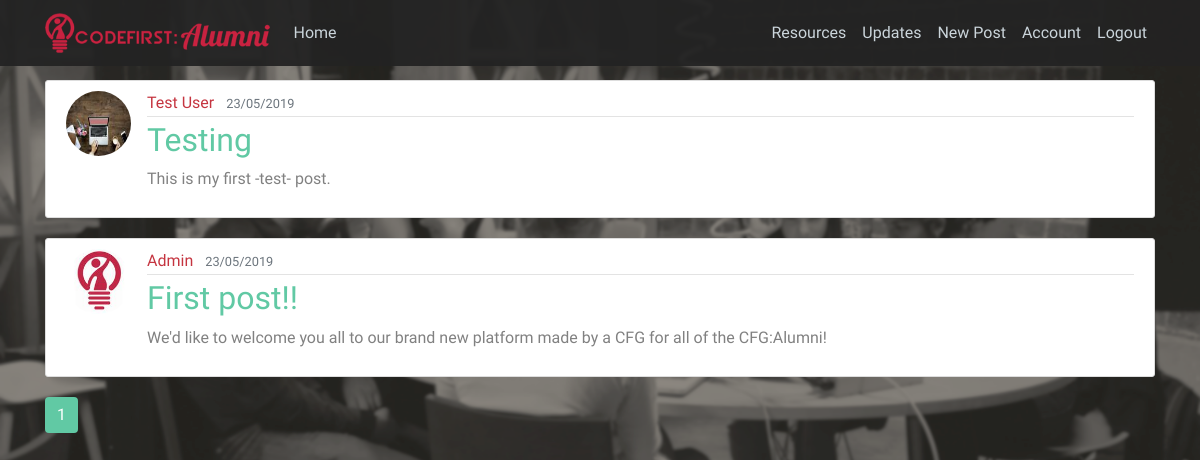
The page /home (signed in) on the database as committed earlier.
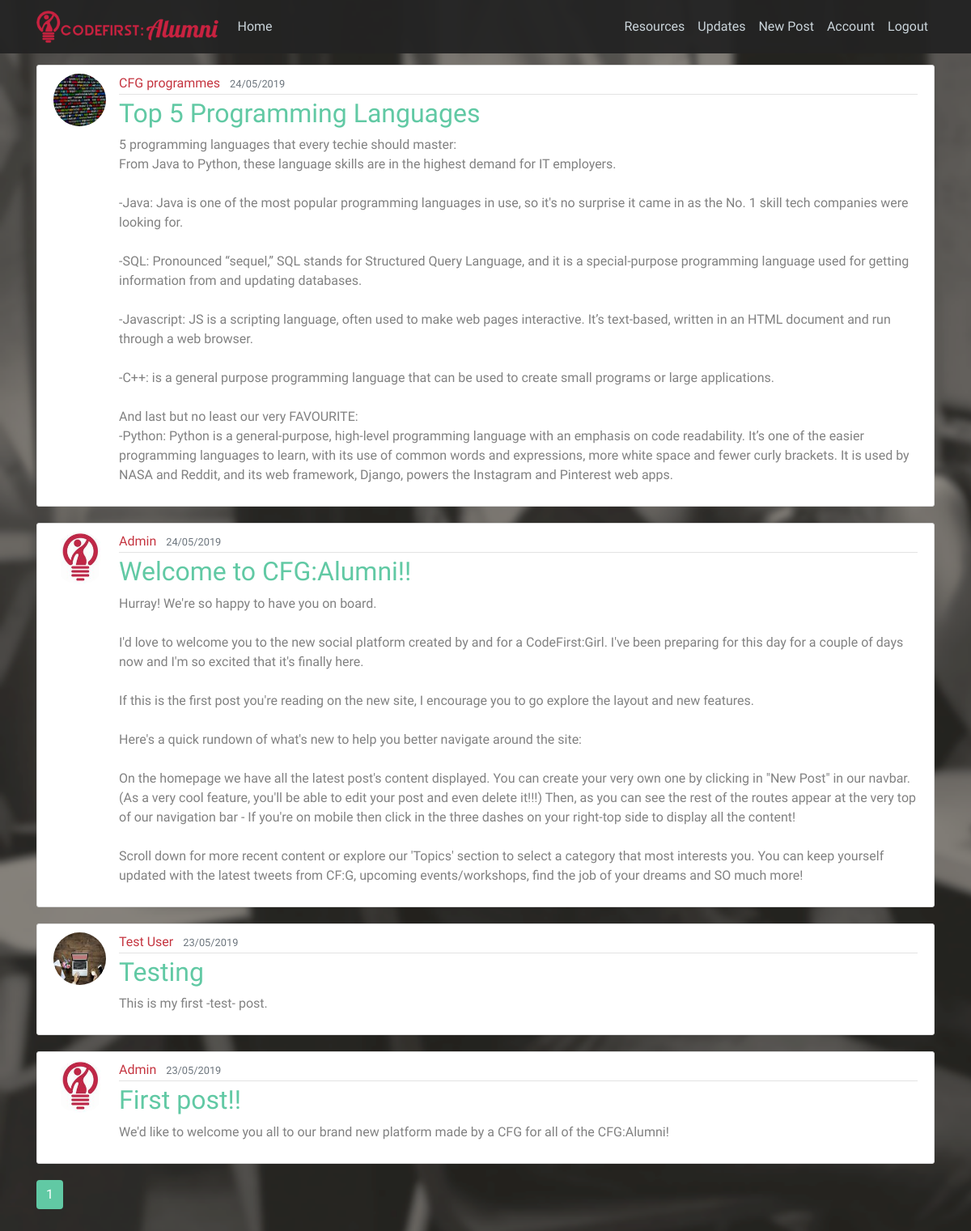
The same page on the database as committed later.
### project/models.py (models this page shows, shortened)
class Post(db.Model):
    id = db.Column(db.Integer, primary_key=True)
    title = db.Column(db.String(100), nullable=False)
    date_posted = db.Column(db.DateTime, nullable=False, default=datetime.utcnow) #coordinated universal time
    content = db.Column(db.Text, nullable=False)
    user_id = db.Column(db.Integer, db.ForeignKey('user.id'), nullable=False)#relationship to our user model

class User(db.Model, UserMixin):
    id = db.Column(db.Integer, primary_key=True) #unique id for an user
    username = db.Column(db.String(20), unique=True, nullable=False)
    email = db.Column(db.String(120), unique=True, nullable=False)
    image_file = db.Column(db.String(20), nullable=False, default='default.jpg') #default image
    password = db.Column(db.String(60), nullable=False) #not unique because users can have the same password
    posts = db.relationship('Post', backref='author', lazy=True) # lazy=True loads the data from the db when necessary

### project/routes.py (the view)
@app.route("/home")
@login_required
def home():
    page = request.args.get('page', 1, type=int) #default page
    posts = Post.query.order_by(Post.date_posted.desc()).paginate(page=page, per_page=5) #To grab all the posts from our db and put them in our home page
    return render_template("home.html", posts=posts)#access our data in our template

### project/models.py (called while the page is built)
@login_manager.user_loader
def load_user(user_id):
    return User.query.get(int(user_id))

### project/templates/home.html (shortened to what this page needs)
{% extends "layout.html" %}
{% block content %}
    {% for post in posts.items %}
        <article class="media content-section">
          <img class="rounded-circle article-img" src="{{ url_for('static', filename='profile_pics/') + post.author.image_file }}">
          <div class="media-body">
            <div class="article-metadata">
              <a class="mr-2" href="{{ url_for('user_posts', username=post.author.username) }}">{{ post.author.username }}</a>
              <small class="text-muted">{{ post.date_posted.strftime('%d/%m/%Y') }}</small>
            </div>
            <h2><a class="article-title" href="{{ url_for('post', post_id=post.id) }}">{{ post.title }}</a></h2>
            <p class="article-content">{{ post.content }}</p>
          </div>
        </article>
    {% endfor %}
    {% for page_num in posts.iter_pages(left_edge=1, right_edge=1, left_current=1, right_current=2) %}
     {% if page_num %}
       {% if posts.page == page_num %}
         <a class="btn btn-info mb-4" href="{{ url_for('home', page=page_num) }}">{{ page_num }}</a>
       {% else %}
         <a class="btn btn-outline-info mb-4" href="{{ url_for('home', page=page_num) }}">{{ page_num }}</a>
       {% endif %}
     {% else %}
       ...
     {% endif %}
    {% endfor %}
  <br><br>
{% endblock content %}

### project/templates/layout.html (shortened to what this page needs)
<!DOCTYPE html>
<html>
<head>
    <link rel="stylesheet" media="screen" href="{{ url_for('static', filename='css/bootstrap.min.css') }}">
    <link rel="stylesheet" type="text/css" href="{{ url_for('static', filename='css/main.css') }}">
</head>
<body>
    <header class="site-header">
      <nav class="navbar navbar-expand-md navbar-dark fixed-top">
        <div class="container">
          <a class="navbar-brand" href="/">
            <img alt="CF:G" src="{{ url_for('static', filename='images/small-logo.png') }}" height="40"/>
          </a>
          <div class="collapse navbar-collapse" id="navbarToggle">
            <div class="navbar-nav mr-auto">
              <a class="nav-item nav-link" href="/home">Home</a>
            </div>
            <div class="navbar-nav">
                <a class="nav-item nav-link" href="/resources">Resources</a>
                <a class="nav-item nav-link" href="/updates">Updates</a>
              {% if current_user.is_authenticated %}
                <a class="nav-item nav-link" href="{{ url_for('new_post') }}">New Post</a>
                <a class="nav-item nav-link" href="{{ url_for('account') }}">Account</a>
                <a class="nav-item nav-link" href="{{ url_for('logout') }}">Logout</a>
              {% else %}
                <a class="nav-item nav-link" href="{{ url_for('login') }}">Login</a>
                <a class="nav-item nav-link" href="{{ url_for('register') }}">Register</a>
              {% endif %}
            </div>
          </div>
        </div>
      </nav>
    </header>
    <main role="main" class="container">
          {% block content %}{% endblock %}
    </main>
</body>
</html>

### project/static/css/main.css (style rules this page uses)
html { font-family: 'Questrial', sans-serif; }
body { background-image:url("static/images/bg-1.jpg"); background-repeat:no-repeat; background-size: cover; height: 100%; color: #818181; margin-top: 5rem; }
h1, h2, h3, h4, h5, h6 { color: #61c9a4; }
.site-header .navbar-nav .nav-link { color: #cbd5db; }
.content-section { background: #ffffff; padding: 10px 20px; border: 1px solid #dddddd; border-radius: 3px; margin-bottom: 20px; }
.article-title { color: #61c9a4; }
.article-content { white-space: pre-line; }
.article-img { height: 65px; width: 65px; margin-right: 16px; }
.article-metadata { padding-bottom: 1px; margin-bottom: 4px; border-bottom: 1px solid #e3e3e3 }

### project/templates/layout.html (style rules this page uses)
body { font-family: 'Questrial', sans-serif; color: #818181; background-image:url("static/images/bg-1.jpg"); background-repeat:no-repeat; background-size: cover; height: 100%; }
h1, h2, h3, h4, h5, h6 { color: #61c9a4; }
.article-title { color: #61c9a4; }
a { color: #c53540; }
.navbar { background-color: rgba(35,35,35,0.95); }
.btn, .btn-secondary, .btn-outline-info { background-color: #61c9a4; border: #61c9a4; color: white; }

Rows that differ between the two databases and show on the page:
added Post: image_file (picture), author.username "CFG programmes", date_posted "24/05/2019", title "Top 5 Programming Languages", content "5 programming languages that every techie should master: From Java to Python, these language skills are in the highest demand for IT employers. -Java: Java is one of the most popular programming languages in use, so it's no surprise it came in as the No. 1 skill tech companies were looking for. -SQL: Pronounced “sequel,” SQL stands for Structured Query Language, and it is a special-purpose programming language used for getting information from and updating databases. -Javascript: JS is a scripting language, often used to make web pages interactive. It’s text-based, written in an HTML document and run through a web browser. -C++: is a general purpose programming language that can be used to…"
added Post: image_file (picture), author.username "Admin", date_posted "24/05/2019", title "Welcome to CFG:Alumni!!", content "Hurray! We're so happy to have you on board. I'd love to welcome you to the new social platform created by and for a CodeFirst:Girl. I've been preparing for this day for a couple of days now and I'm so excited that it's finally here. If this is the first post you're reading on the new site, I encourage you to go explore the layout and new features. Here's a quick rundown of what's new to help you better navigate around the site: On the homepage we have all the latest post's content displayed. You can create your very own one by clicking in \"New Post\" in our navbar. (As a very cool feature, you'll be able to edit your post and even delete it!!!) Then, as you can see the rest of the routes…"
